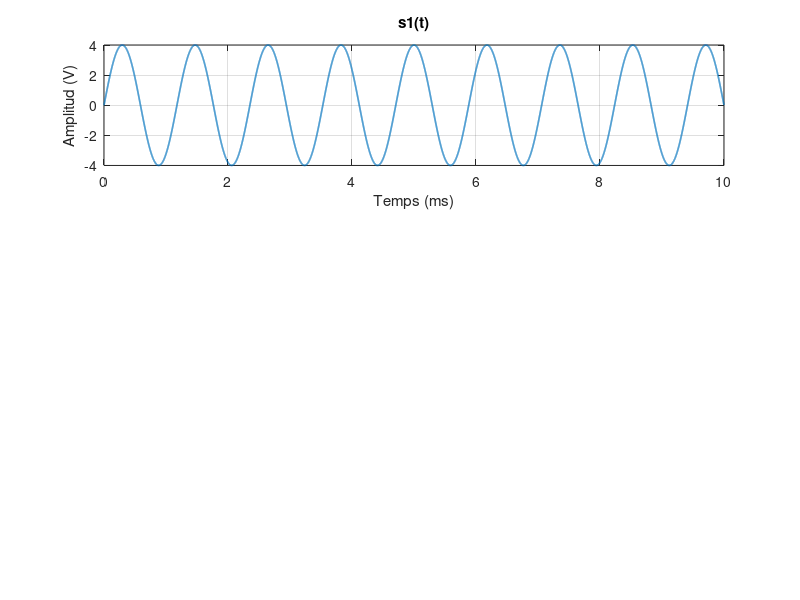

Write the MATLAB code that produced this figure. (Note: this script raises an error after producing the figure.)
% Nom complet component/s del grup
clear all
close all

%% PART 1: Funcions (creades en fitxers separats)
% FuncioTFZP.m
% FuncioPotencia.m

%% PART 2: Efecte del zero-padding
fs = 1.4e6;
Tobs = 10e-3;
dim = round(fs*Tobs);
t = (0:dim-1)/fs;
Z = 50;

f1 = 850;  A1 = 4;
f2 = 410;  A2 = 8;
f3 = 1580; A3 = 3;
f4 = 0;    A4 = 6;

s1 = A1*sin(2*pi*f1*t);
s2 = A2*sin(2*pi*f2*t);
s3 = A3*sin(2*pi*f3*t);
s4 = A4*cos(2*pi*f4*t);

figure(1)
subplot(3,1,1)
plot(t*1e3,s1,'LineWidth',1.2)
xlabel('Temps (ms)')
ylabel('Amplitud (V)')
title('s1(t)')
grid on

[S1, k1] = FuncioTFZP(s1, fs, dim);
subplot(3,1,2)
plot(k1, fftshift(abs(S1)), '-*')
xlabel('Freqüència (Hz)')
ylabel('|S1(f)|')
title('S1(f) sense zero-padding')
axis([-1500 1500 0 max(fftshift(abs(S1)))*1.1])
grid on

[S1zp, k1zp] = FuncioTFZP(s1, fs, 18*dim);
subplot(3,1,3)
plot(k1zp, fftshift(abs(S1zp)), '-*')
xlabel('Freqüència (Hz)')
ylabel('|S1(f)|')
title('S1(f) amb zero-padding x18')
axis([-1500 1500 0 max(fftshift(abs(S1zp)))*1.1])
grid on

deltaF_senseZP = fs/dim;
deltaF_ambZP = fs/(18*dim);
disp(['Resolució sense ZP = ', num2str(deltaF_senseZP), ' Hz'])
disp(['Resolució amb ZP x18 = ', num2str(deltaF_ambZP), ' Hz'])

%% PART 3: Suma de senoides
s12 = s1 + s2;
ssuma = s1 + s2 + s3 + s4;

figure(2)
subplot(2,1,1)
plot(t*1e3,s12,'LineWidth',1.2)
xlabel('Temps (ms)')
ylabel('Amplitud (V)')
title('s12(t)=s1(t)+s2(t)')
grid on

[S12, k12] = FuncioTFZP(s12, fs, 10*dim);
subplot(2,1,2)
plot(k12, fftshift(abs(S12)), 'LineWidth',1.2)
xlabel('Freqüència (Hz)')
ylabel('|S12(f)|')
title('S12(f) amb zero-padding x10')
axis([-3000 3000 0 max(fftshift(abs(S12)))*1.1])
grid on

figure(3)
subplot(2,1,1)
plot(t*1e3,ssuma,'LineWidth',1.2)
xlabel('Temps (ms)')
ylabel('Amplitud (V)')
title('ssuma(t)=s1+s2+s3+s4')
grid on

[Ssuma, ksuma] = FuncioTFZP(ssuma, fs, 10*dim);
subplot(2,1,2)
plot(ksuma, fftshift(abs(Ssuma)), 'LineWidth',1.2)
xlabel('Freqüència (Hz)')
ylabel('|Ssuma(f)|')
title('Ssuma(f) amb zero-padding x10')
axis([-3000 3000 0 max(fftshift(abs(Ssuma)))*1.1])
grid on

%% PART 4: Espectre de senyals quadrats
faq = 650;
q20 = 4*square(2*pi*faq*t,20) + 4;
q50 = 10*square(2*pi*faq*t,50);

figure(4)
subplot(2,1,1)
plot(t*1e3,q20,'LineWidth',1.2)
xlabel('Temps (ms)')
ylabel('Amplitud (V)')
title('q20(t)')
grid on

subplot(2,1,2)
plot(t*1e3,q50,'LineWidth',1.2)
xlabel('Temps (ms)')
ylabel('Amplitud (V)')
title('q50(t)')
grid on

[Q20, kQ20] = FuncioTFZP(q20, fs, 10*dim);
[Q50, kQ50] = FuncioTFZP(q50, fs, 10*dim);

figure(5)
subplot(2,1,1)
plot(kQ20, fftshift(abs(Q20)), 'LineWidth',1.2)
xlabel('Freqüència (Hz)')
ylabel('|Q20(f)|')
title('Espectre Q20(f)')
axis([-6000 6000 0 max(fftshift(abs(Q20)))*1.1])
grid on

subplot(2,1,2)
plot(kQ50, fftshift(abs(Q50)), 'LineWidth',1.2)
xlabel('Freqüència (Hz)')
ylabel('|Q50(f)|')
title('Espectre Q50(f)')
axis([-6000 6000 0 max(fftshift(abs(Q50)))*1.1])
grid on

PQ20dBm = FuncioPotencia(Q20, kQ20, Z);
PQ50dBm = FuncioPotencia(Q50, kQ50, Z);

figure(6)
subplot(2,1,1)
plot(kQ20, fftshift(real(PQ20dBm)), 'LineWidth',1.2)
xlabel('Freqüència (Hz)')
ylabel('Potència (dBm)')
title('Potència Q20(f)')
axis([-6000 6000 min(fftshift(real(PQ20dBm))) max(fftshift(real(PQ20dBm)))+3])
grid on

subplot(2,1,2)
plot(kQ50, fftshift(real(PQ50dBm)), 'LineWidth',1.2)
xlabel('Freqüència (Hz)')
ylabel('Potència (dBm)')
title('Potència Q50(f)')
axis([-6000 6000 min(fftshift(real(PQ50dBm))) max(fftshift(real(PQ50dBm)))+3])
grid on

%% PART 5: Enfinestrament
fsw = 1.6e6;
dimw = 10000;
fw = 4.5e3;
tw = (0:dimw-1)/fsw;
g = sin(2*pi*fw*tw);

w_ham = window(@hamming, dimw);
w_tri = window(@triang, dimw);

g_ham = g.*w_ham';
g_tri = g.*w_tri';

figure(7)
subplot(3,1,1)
plot(tw*1e3,g,'LineWidth',1.2)
xlabel('Temps (ms)')
ylabel('Amplitud')
title('g(t) - rectangular')
grid on

subplot(3,1,2)
plot(tw*1e3,g_ham,'LineWidth',1.2)
xlabel('Temps (ms)')
ylabel('Amplitud')
title('g_{ham}(t)')
grid on

subplot(3,1,3)
plot(tw*1e3,g_tri,'LineWidth',1.2)
xlabel('Temps (ms)')
ylabel('Amplitud')
title('g_{tri}(t)')
grid on

[G, kG] = FuncioTFZP(g, fsw, 16*dimw);
[Gham, kGham] = FuncioTFZP(g_ham, fsw, 16*dimw);
[Gtri, kGtri] = FuncioTFZP(g_tri, fsw, 16*dimw);

figure(8)
subplot(3,1,1)
plot(kG, fftshift(abs(G)), 'LineWidth',1.2)
xlabel('Freqüència (Hz)')
ylabel('|G(f)|')
title('Espectre de g(t)')
axis([3500 5500 0 max(fftshift(abs(G)))*1.1])
grid on

subplot(3,1,2)
plot(kGham, fftshift(abs(Gham)), 'LineWidth',1.2)
xlabel('Freqüència (Hz)')
ylabel('|G_{ham}(f)|')
title('Espectre de g_{ham}(t)')
axis([3500 5500 0 max(fftshift(abs(Gham)))*1.1])
grid on

subplot(3,1,3)
plot(kGtri, fftshift(abs(Gtri)), 'LineWidth',1.2)
xlabel('Freqüència (Hz)')
ylabel('|G_{tri}(f)|')
title('Espectre de g_{tri}(t)')
axis([3500 5500 0 max(fftshift(abs(Gtri)))*1.1])
grid on

Gm = fftshift(abs(G));
Ghm = fftshift(abs(Gham));
Gtm = fftshift(abs(Gtri));

idxMain = find(abs(kG-fw) == min(abs(kG-fw)), 1);

maskLS = (kG > fw+200) & (kG < fw+2200);
LS_rect = max(Gm(maskLS));
LS_ham = max(Ghm(maskLS));
LS_tri = max(Gtm(maskLS));

LP_rect = Gm(idxMain)/LS_rect;
LP_ham = Ghm(idxMain)/LS_ham;
LP_tri = Gtm(idxMain)/LS_tri;

disp(['LP/LS rectangular = ', num2str(LP_rect), ' (', num2str(20*log10(LP_rect)), ' dB)'])
disp(['LP/LS hamming = ', num2str(LP_ham), ' (', num2str(20*log10(LP_ham)), ' dB)'])
disp(['LP/LS triangular = ', num2str(LP_tri), ' (', num2str(20*log10(LP_tri)), ' dB)'])
